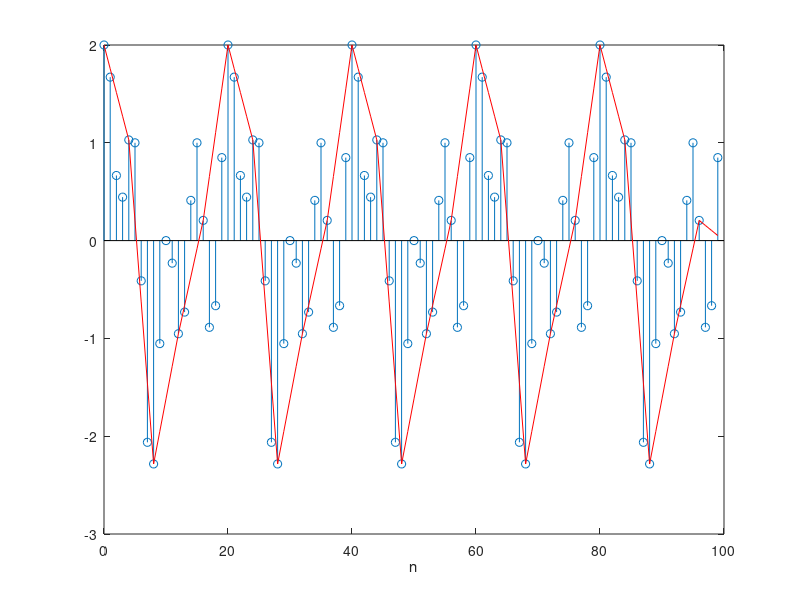

Write the MATLAB code that produced this figure.
% Script: mexdt_4_9a.m
n = [0:99];
x = cos(0.1*pi*n)+0.7*sin(0.2*pi*n)+cos(0.4*pi*n);
x1 = downsample(x,4);
x2 = upsample(x1,4);
hr = [0,0.25,0.5,0.75,1,0.75,0.5,0.25,0];   % FOH filter
x3 = conv(x2,hr);
x3 = x3(5:104);    % Compensate for 4 samples of delay
n = [0:99];
stem(n,x);
hold on;
plot(n,x3,'r');
hold off;
xlabel('n');